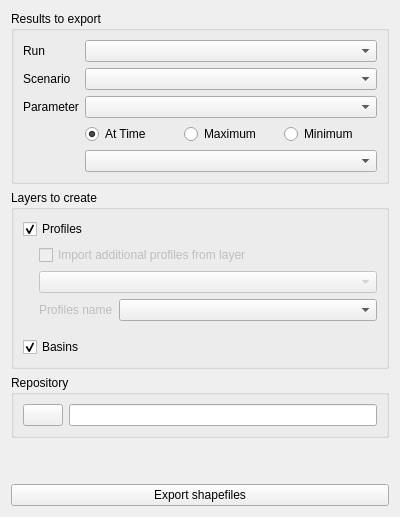
<?xml version="1.0" encoding="UTF-8"?>
<ui version="4.0">
 <class>Form</class>
 <widget class="QWidget" name="Form">
  <property name="geometry">
   <rect>
    <x>0</x>
    <y>0</y>
    <width>400</width>
    <height>517</height>
   </rect>
  </property>
  <property name="windowTitle">
   <string>CartoZI</string>
  </property>
  <property name="windowIcon">
   <iconset resource="../resources.qrc">
    <normaloff>:/plugins/Mascaret/icones/icon_base.png</normaloff>:/plugins/Mascaret/icones/icon_base.png</iconset>
  </property>
  <layout class="QVBoxLayout" name="verticalLayout">
   <item>
    <widget class="QGroupBox" name="groupBox">
     <property name="title">
      <string>Results to export</string>
     </property>
     <layout class="QGridLayout" name="gridLayout">
      <item row="1" column="1">
       <widget class="QComboBox" name="cb_scen"/>
      </item>
      <item row="2" column="0">
       <widget class="QLabel" name="label_3">
        <property name="sizePolicy">
         <sizepolicy hsizetype="Maximum" vsizetype="Preferred">
          <horstretch>0</horstretch>
          <verstretch>0</verstretch>
         </sizepolicy>
        </property>
        <property name="text">
         <string>Parameter</string>
        </property>
       </widget>
      </item>
      <item row="0" column="0">
       <widget class="QLabel" name="label">
        <property name="sizePolicy">
         <sizepolicy hsizetype="Maximum" vsizetype="Preferred">
          <horstretch>0</horstretch>
          <verstretch>0</verstretch>
         </sizepolicy>
        </property>
        <property name="text">
         <string>Run</string>
        </property>
       </widget>
      </item>
      <item row="3" column="1">
       <layout class="QHBoxLayout" name="horizontalLayout_2">
        <item>
         <widget class="QRadioButton" name="rb_time">
          <property name="text">
           <string>At Time</string>
          </property>
          <property name="checked">
           <bool>true</bool>
          </property>
         </widget>
        </item>
        <item>
         <widget class="QRadioButton" name="rb_max">
          <property name="text">
           <string>Maximum</string>
          </property>
         </widget>
        </item>
        <item>
         <widget class="QRadioButton" name="rb_min">
          <property name="text">
           <string>Minimum</string>
          </property>
         </widget>
        </item>
       </layout>
      </item>
      <item row="0" column="1">
       <widget class="QComboBox" name="cb_run"/>
      </item>
      <item row="1" column="0">
       <widget class="QLabel" name="label_2">
        <property name="sizePolicy">
         <sizepolicy hsizetype="Maximum" vsizetype="Preferred">
          <horstretch>0</horstretch>
          <verstretch>0</verstretch>
         </sizepolicy>
        </property>
        <property name="text">
         <string>Scenario</string>
        </property>
       </widget>
      </item>
      <item row="2" column="1">
       <widget class="QComboBox" name="cb_param"/>
      </item>
      <item row="4" column="1">
       <widget class="QComboBox" name="cb_time"/>
      </item>
     </layout>
    </widget>
   </item>
   <item>
    <widget class="QGroupBox" name="groupBox_2">
     <property name="title">
      <string>Layers to create</string>
     </property>
     <layout class="QVBoxLayout" name="verticalLayout_2">
      <item>
       <widget class="QCheckBox" name="cc_profil">
        <property name="text">
         <string>Profiles</string>
        </property>
        <property name="checked">
         <bool>true</bool>
        </property>
       </widget>
      </item>
      <item>
       <widget class="QFrame" name="fra_lay_prof">
        <property name="frameShape">
         <enum>QFrame::NoFrame</enum>
        </property>
        <property name="frameShadow">
         <enum>QFrame::Raised</enum>
        </property>
        <layout class="QVBoxLayout" name="verticalLayout_4">
         <property name="leftMargin">
          <number>16</number>
         </property>
         <property name="topMargin">
          <number>0</number>
         </property>
         <property name="rightMargin">
          <number>0</number>
         </property>
         <property name="bottomMargin">
          <number>10</number>
         </property>
         <item>
          <widget class="QCheckBox" name="cc_lay_profil">
           <property name="enabled">
            <bool>false</bool>
           </property>
           <property name="text">
            <string>Import additional profiles from layer</string>
           </property>
          </widget>
         </item>
         <item>
          <widget class="QgsMapLayerComboBox" name="cb_qgis_layers">
           <property name="enabled">
            <bool>false</bool>
           </property>
          </widget>
         </item>
         <item>
          <layout class="QHBoxLayout" name="horizontalLayout_3">
           <item>
            <widget class="QLabel" name="lbl_prof_name">
             <property name="enabled">
              <bool>false</bool>
             </property>
             <property name="sizePolicy">
              <sizepolicy hsizetype="Maximum" vsizetype="Preferred">
               <horstretch>0</horstretch>
               <verstretch>0</verstretch>
              </sizepolicy>
             </property>
             <property name="text">
              <string>Profiles name</string>
             </property>
            </widget>
           </item>
           <item>
            <widget class="QgsFieldComboBox" name="cb_qgis_fields"/>
           </item>
          </layout>
         </item>
        </layout>
       </widget>
      </item>
      <item>
       <widget class="QCheckBox" name="cc_basin">
        <property name="text">
         <string>Basins</string>
        </property>
        <property name="checked">
         <bool>true</bool>
        </property>
       </widget>
      </item>
     </layout>
    </widget>
   </item>
   <item>
    <widget class="QGroupBox" name="groupBox_3">
     <property name="title">
      <string>Repository</string>
     </property>
     <layout class="QHBoxLayout" name="horizontalLayout">
      <item>
       <widget class="QPushButton" name="bt_rep">
        <property name="text">
         <string/>
        </property>
        <property name="icon">
         <iconset resource="../resources.qrc">
          <normaloff>:/plugins/Mascaret/icones/repSav.png</normaloff>:/plugins/Mascaret/icones/repSav.png</iconset>
        </property>
        <property name="iconSize">
         <size>
          <width>24</width>
          <height>24</height>
         </size>
        </property>
       </widget>
      </item>
      <item>
       <widget class="QLineEdit" name="txt_rep">
        <property name="readOnly">
         <bool>true</bool>
        </property>
       </widget>
      </item>
     </layout>
    </widget>
   </item>
   <item>
    <spacer name="verticalSpacer">
     <property name="orientation">
      <enum>Qt::Vertical</enum>
     </property>
     <property name="sizeHint" stdset="0">
      <size>
       <width>20</width>
       <height>40</height>
      </size>
     </property>
    </spacer>
   </item>
   <item>
    <widget class="QPushButton" name="bt_export_carto_zi">
     <property name="text">
      <string>Export shapefiles</string>
     </property>
     <property name="icon">
      <iconset resource="../resources.qrc">
       <normaloff>:/plugins/Mascaret/icones/mActionFileSave.png</normaloff>:/plugins/Mascaret/icones/mActionFileSave.png</iconset>
     </property>
     <property name="iconSize">
      <size>
       <width>24</width>
       <height>24</height>
      </size>
     </property>
    </widget>
   </item>
  </layout>
 </widget>
 <customwidgets>
  <customwidget>
   <class>QgsFieldComboBox</class>
   <extends>QComboBox</extends>
   <header>qgsfieldcombobox.h</header>
  </customwidget>
  <customwidget>
   <class>QgsMapLayerComboBox</class>
   <extends>QComboBox</extends>
   <header>qgsmaplayercombobox.h</header>
  </customwidget>
 </customwidgets>
 <resources>
  <include location="../resources.qrc"/>
 </resources>
 <connections/>
</ui>
